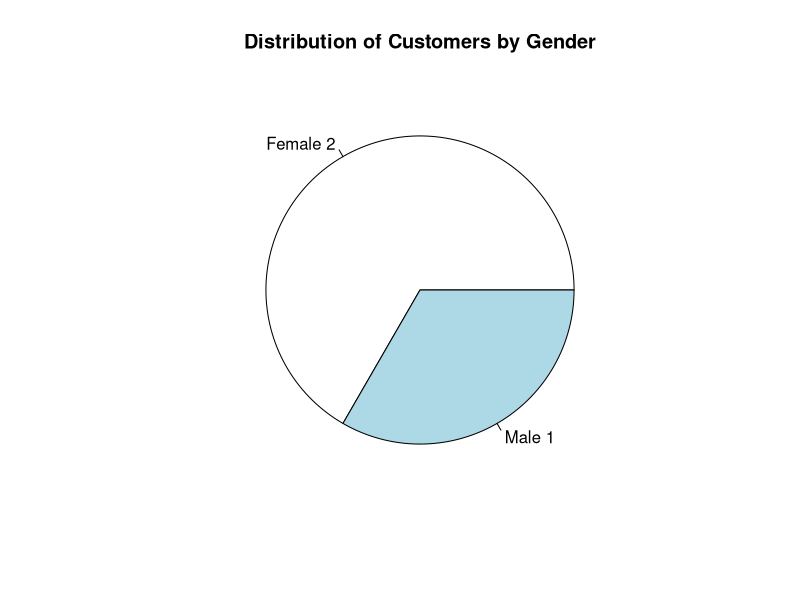

Write R code to recreate this figure.
gender <- c("Female", "Male", "Female")

gender_count <- table(gender)

pie(
  gender_count,
  labels = paste(names(gender_count), gender_count),
  main = "Distribution of Customers by Gender"
)
